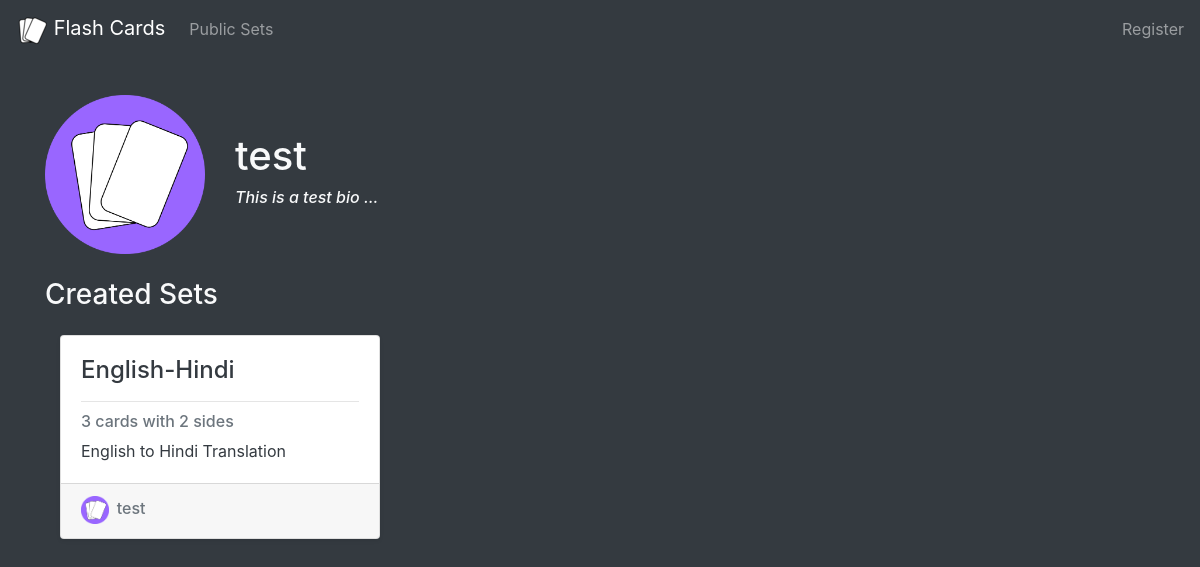
The page /profile/test on the database its author committed.
### models.py (models this page shows, shortened)
class User(UserMixin, db.Model):
    __tablename__ = 'users'
    id = db.Column(db.Integer, primary_key=True)
    name = db.Column(db.String(100), nullable=False, unique=False)
    email = db.Column(db.String(40), unique=True, nullable=False)
    password = db.Column(db.String(200), primary_key=False, unique=False, nullable=False)
    created_on = db.Column(db.String(100), index=False, unique=False, nullable=True)
    last_login = db.Column(db.String(100), index=False, unique=False, nullable=True)
    avatar = db.Column(db.String(200), unique=False, nullable=True)
    bio = db.Column(db.String(500), unique=False, nullable=True)

class Set_SQL(db.Model):
    __tablename__ = 'sets'
    set_id = db.Column(db.INTEGER(), primary_key=True)
    name = db.Column(db.String(255), nullable=False)
    description = db.Column(db.String(500))
    user_id = db.Column(db.ForeignKey('users.id'), nullable=False)
    public = db.Column(db.Boolean, nullable=False)
    user = db.relationship('User')

### views/home.py (the view)
@home_blueprint.route('/profile/<string:username>')
def profile(username):
    user = User.query.filter(User.name.ilike(username)).first()
    if not user:
        return render_template('not_found.html')
    sets = build_sets_private(user)
    your_profile = True if current_user.is_authenticated and username == current_user.name else False
    return render_template('profile.html', user=user, sets=sets, your_profile=your_profile)

### flashcard.py (called while the page is built)
    def num_cards(self):
        return len(self.cards)

    def num_sides(self):
        return len(self.sides)

### queries.py (called while the page is built)
def query_cells(card_id):  # returns a dictionary of cells {side_id: [info, card_id]} for a given card_id
    records = db.session.query(Cell_SQL).filter_by(card_id=card_id).all()
    cells = {}
    for record in records:
        cells[record.side_id] = [record.info, record.card_id]
    return cells

def query_cards(id):  # returns an array of Card objects for a given set_id
    records = db.session.query(Card_SQL).filter_by(set_id=id).all()
    cards = []
    for record in records:
        card = Card(record.card_ID, record.card_order, query_cells(record.card_ID), record.set_id)
        cards.append(card)
    return cards

def query_sides(set_id):  # returns a dictionary of {id_name: [order, name, set_id]} for a given set_id
    records = db.session.query(Side_SQL).filter_by(set_id=set_id).all()
    sides = {}
    for record in records:
        sides[record.side_id] = [record.side_order, record.name, record.set_id]
    return sides

def query_sets(records):  # returns an array of all sets where each set is an array of form [set_id, name, description, user_id, public]
    sets = []
    for record in records:
        set = [record.set_id, record.name, record.description, record.user_id, record.public]
        sets.append(set)
    return sets

def query_sets_private(user): # returns all privately visible sets for a given user
    records = db.session.query(Set_SQL).filter_by(user_id=user.id).order_by(desc(Set_SQL.set_id)).all()
    return query_sets(records)

def build_sets(records):  # builds an array of Set objects for all sets in db using query methods
    sets = []
    for record in records:
        set = Set(record[0], record[1], record[2], query_sides(record[0]), query_cards(record[0]), record[3], record[4])
        sets.append(set)
    return sets

def build_sets_private(user): # builds an array of Set objects for all private sets of a given user
    return build_sets(query_sets_private(user))

### templates/profile.html (shortened to what this page needs)
{% extends 'base.html' %}
{% block head %}
    {{super()}}
{% endblock %}
{% block body %}
    {% from 'set-card.html' import card %}
    <br>
    <div class="row">
        <div class="col-2">
            <img src="{{ url_for('static', filename=user.avatar) }}" style="width:100%">
        </div>
        <div class="col-9 my-auto">
            <h1>{{ user.name }}</h1>
            {% if user.bio %}
                <h6><i>{{ user.bio }}</i></h6>
            {% endif %}
        </div>
    </div>
    <br>
    <div class="title-text"><h3>Created Sets</h3></div>
        <div class="card-deck mb-3 text-dark">
            {% for set in sets %}
                {{ card(set, user) }}
            {% endfor %}
        </div>
{% endblock %}

### templates/base.html (shortened to what this page needs)
<!DOCTYPE html>
<html lang="en">
<head>
    {% block head %}
    <link rel="stylesheet" href="https://stackpath.bootstrapcdn.com/bootstrap/4.3.1/css/bootstrap.min.css">
    <link rel="stylesheet" href="https://cdnjs.cloudflare.com/ajax/libs/font-awesome/4.7.0/css/font-awesome.min.css">
    <link rel= "stylesheet" type= "text/css" href= "{{ url_for('static',filename='styles/base.css') }}">
    {% endblock %}
</head>
<body class="bg-dark text-light">
    <nav class="navbar navbar-expand-lg navbar-dark bg-dark">
        <a class="navbar-brand" href="{{ url_for('home.home') }}">
            <img src="{{ url_for('static',filename='favicon/favicon-32x32.png') }}">
            Flash Cards</a>
        <div class="collapse navbar-collapse" id="navbarNavAltMarkup">
            <ul class="navbar-nav mr-auto mt-2 mt-lg-0">
                <li class="nav item">
                    <a class="nav-item nav-link" href="{{ url_for('home.public_sets') }}">Public Sets</a>
                </li>
            </ul>
            {% if current_user.is_authenticated %}
                <span class="dropdown show dropleft">
                    <a class="btn btn-primary dropdown-toggle" href="#" role="button" id="dropdownMenuLink" data-toggle="dropdown" aria-haspopup="true" aria-expanded="false">
                    {{ current_user.name }}
                    </a>
                    <div class="dropdown-menu" aria-labelledby="dropdownMenuLink">
                        <a class="dropdown-item" href="{{ url_for('home.profile', user_id=current_user.id, username=current_user.name) }}">Profile</a>
                        <a class="dropdown-item" href="{{ url_for('auth.settings') }}">Settings</a>
                    <a class="dropdown-item" href="/logout">Logout</a>
                    </div>
                </span>
            {% else %}
                <a class="navbar-text text-right" href="{{ url_for('auth.signup') }}">Register</a>
            {% endif %}
        </div>
    </nav>
    <div class="container" id="baseContainer">
        {% block body %}
        {% endblock %}
    </div>
</body>
</html>

### templates/set-card.html
{% macro card(set, user) %}
<div class="col-md-4 mt-3">
    <div class="card d shadow-sm">
        <div class="card-body">
            <h4 class="card-title">{{ set.name }}</h4>
            <a href= "{{url_for('set.set', set_id=set.id_num)}}" class="stretched-link"><hr></a>
            <h6 class="card-subtitle mb-2 text-muted">{{ set.num_cards() }} cards with {{ set.num_sides() }} sides</h6>
            <p class="card-text">{{ set.description }}</p>
        </div>
        <a href="{{ url_for('home.profile', username=user.name) }}" style="z-index: 2; position: relative">
        <div class="card-footer text-muted">
            <img src="{{ url_for('static', filename=user.avatar) }}" style="width:10%"><h6 class="ml-2" style="display: inline-block">{{ user.name }}</h6>
        </div></a>
    </div>
</div>
{% endmacro %}

### static/styles/base.css (style rules this page uses)
.container { margin-top: 1%; height: 100%; }

### rows shown on the page
User: avatar (picture), name "test", bio "This is a test bio ..."
Set_SQL: name "English-Hindi", num_cards "3", num_sides "2", description "English to Hindi Translation", avatar (picture)
